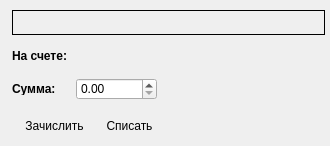
<?xml version="1.0" encoding="UTF-8"?>
<ui version="4.0">
 <class>frmSchetClienta</class>
 <widget class="QWidget" name="frmSchetClienta">
  <property name="windowModality">
   <enum>Qt::ApplicationModal</enum>
  </property>
  <property name="geometry">
   <rect>
    <x>0</x>
    <y>0</y>
    <width>330</width>
    <height>146</height>
   </rect>
  </property>
  <property name="sizePolicy">
   <sizepolicy hsizetype="Fixed" vsizetype="Fixed">
    <horstretch>0</horstretch>
    <verstretch>0</verstretch>
   </sizepolicy>
  </property>
  <property name="minimumSize">
   <size>
    <width>330</width>
    <height>146</height>
   </size>
  </property>
  <property name="maximumSize">
   <size>
    <width>330</width>
    <height>146</height>
   </size>
  </property>
  <property name="windowTitle">
   <string/>
  </property>
  <property name="autoFillBackground">
   <bool>true</bool>
  </property>
  <widget class="QLabel" name="l_client">
   <property name="geometry">
    <rect>
     <x>12</x>
     <y>10</y>
     <width>313</width>
     <height>25</height>
    </rect>
   </property>
   <property name="font">
    <font>
     <family>Times New Roman</family>
     <pointsize>14</pointsize>
     <weight>75</weight>
     <bold>true</bold>
    </font>
   </property>
   <property name="autoFillBackground">
    <bool>false</bool>
   </property>
   <property name="frameShape">
    <enum>QFrame::Box</enum>
   </property>
   <property name="text">
    <string/>
   </property>
  </widget>
  <widget class="QLabel" name="l_naschetu">
   <property name="geometry">
    <rect>
     <x>12</x>
     <y>48</y>
     <width>61</width>
     <height>16</height>
    </rect>
   </property>
   <property name="font">
    <font>
     <weight>75</weight>
     <bold>true</bold>
    </font>
   </property>
   <property name="text">
    <string>На счете:</string>
   </property>
  </widget>
  <widget class="QLineEdit" name="naschete">
   <property name="enabled">
    <bool>false</bool>
   </property>
   <property name="geometry">
    <rect>
     <x>76</x>
     <y>46</y>
     <width>81</width>
     <height>20</height>
    </rect>
   </property>
   <property name="font">
    <font>
     <pointsize>10</pointsize>
     <weight>75</weight>
     <bold>true</bold>
     <stylestrategy>PreferAntialias</stylestrategy>
    </font>
   </property>
   <property name="frame">
    <bool>false</bool>
   </property>
  </widget>
  <widget class="QLabel" name="label">
   <property name="geometry">
    <rect>
     <x>12</x>
     <y>82</y>
     <width>46</width>
     <height>13</height>
    </rect>
   </property>
   <property name="font">
    <font>
     <weight>75</weight>
     <bold>true</bold>
    </font>
   </property>
   <property name="text">
    <string>Сумма:</string>
   </property>
  </widget>
  <widget class="QDoubleSpinBox" name="summa">
   <property name="geometry">
    <rect>
     <x>76</x>
     <y>78</y>
     <width>81</width>
     <height>22</height>
    </rect>
   </property>
   <property name="decimals">
    <number>2</number>
   </property>
   <property name="maximum">
    <double>9999.989999999999782</double>
   </property>
   <property name="singleStep">
    <double>4.000000000000000</double>
   </property>
  </widget>
  <widget class="QPushButton" name="add_summa">
   <property name="geometry">
    <rect>
     <x>12</x>
     <y>114</y>
     <width>85</width>
     <height>23</height>
    </rect>
   </property>
   <property name="text">
    <string>Зачислить</string>
   </property>
   <property name="autoDefault">
    <bool>true</bool>
   </property>
   <property name="default">
    <bool>true</bool>
   </property>
   <property name="flat">
    <bool>true</bool>
   </property>
  </widget>
  <widget class="QPushButton" name="del_summa">
   <property name="geometry">
    <rect>
     <x>92</x>
     <y>114</y>
     <width>75</width>
     <height>23</height>
    </rect>
   </property>
   <property name="text">
    <string>Списать</string>
   </property>
   <property name="flat">
    <bool>true</bool>
   </property>
  </widget>
 </widget>
 <resources/>
 <connections/>
</ui>
